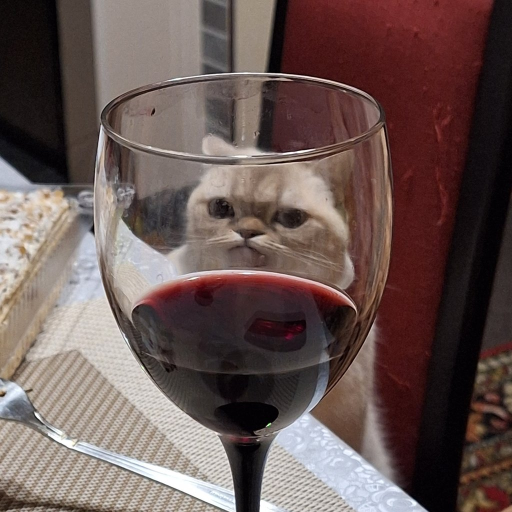
%> input picture lab4/cat.jpg, 1024 x 1024 px (shown at 1/2 size)
$ octave task4.4.m   (GNU Octave 9; MATLAB toolbox functions it lacks are replaced by stand-ins)
%> lines starting %> are read from the running program, lines starting %| are printed output that depends on the picture
c=imread('cat.jpg');
%> c is the input picture: size 1024x1024x3 uint8; mean R, G, B 104.8, 86.4, 83.3
cc=c(1:end,1:end,:);
IG=rgb2gray(cc);
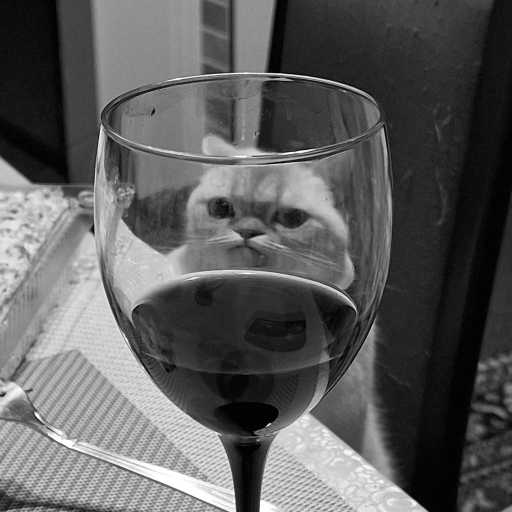
%> IG: size 1024x1024 uint8 (shown at 1/2 size); min 0, max 255, mean 91.6
c_sp=imnoise(IG,'salt & pepper');
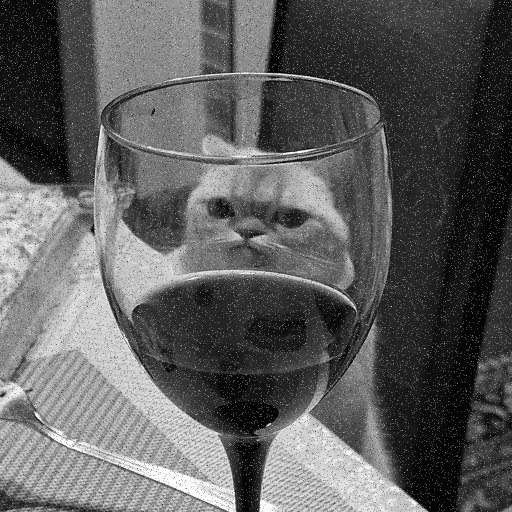
%> c_sp: size 1024x1024 uint8 (shown at 1/2 size); min 0, max 255, mean 93.4
cf=fftshift(fft2(c_sp));
b=zeros(1024,1024);
b(512-256:512+256,512-256:512+256)=1
cf1=cf.*b;
cf2=ifft2(cf1);
figure;
imshow(cf2/155);
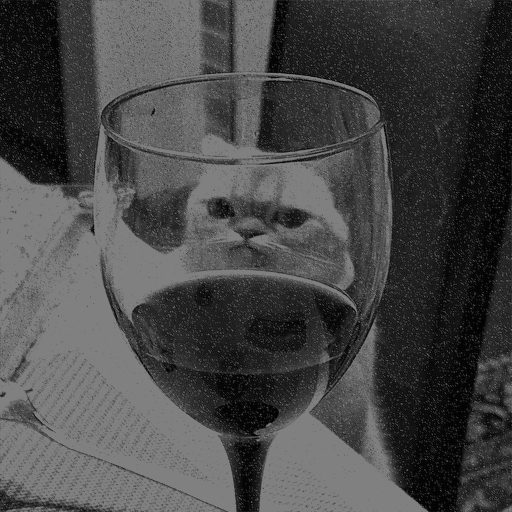
%> displayed picture: size 1024x1024, on the screen's scale of 0 to 255 (shown at 1/2 size); min 0, max 255, mean 70.9
